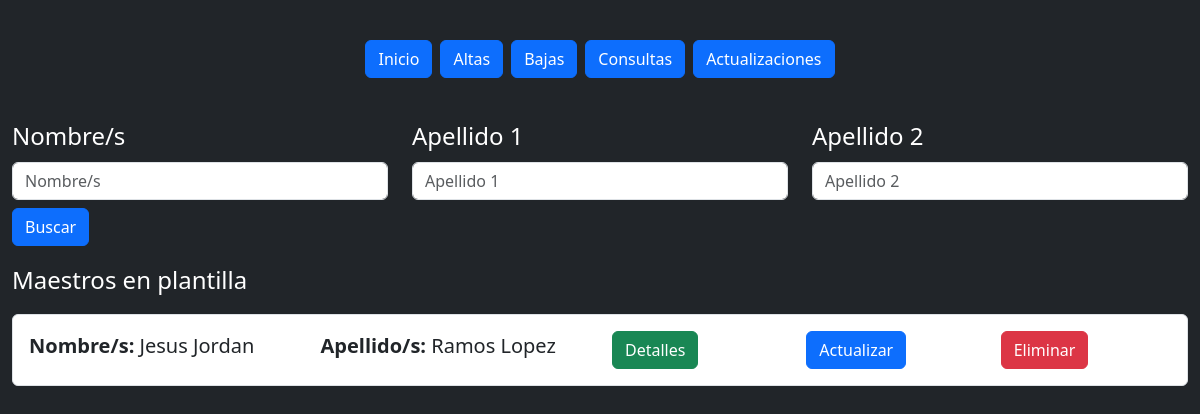
The page /Teachers/search on the database as committed earlier.
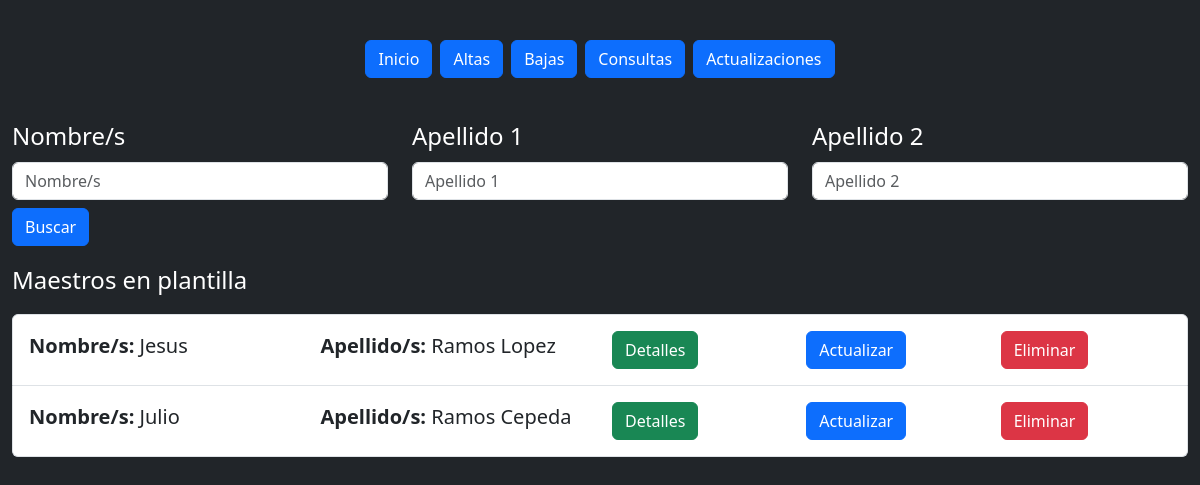
The same page on the database as committed later.
### Teachers/models.py (models this page shows, shortened)
class TeachersInfo(models.Model):
    class MaleOrFemale(models.TextChoices):
        MALE = "M", _("Masculino")
        FEMALE = "F", _("Femenino")
    class ContractType(models.TextChoices):
        FULL = "Full Time", _("Full time")
        PART = "Part Time", _("Part time")
    name = models.CharField(("Nombre/s"), max_length=100)
    lastname1 = models.CharField(("Apellido 1"), max_length=100)
    lastname2 = models.CharField(("Apellido 1"), max_length=100)
    age = models.PositiveIntegerField(("Edad"))
    maleOrFemale = models.CharField(('Sexo'), max_length=1, choices=MaleOrFemale)
    contractType = models.CharField(('Tipo de contrato'), max_length=100, choices=ContractType)

### Teachers/views.py (the view)
# urls.py: path("search",views.Search, name="search"),
def Search(request):
    if('search' in request.POST):
        if(request.POST['name_to_search']==None):
            name=" "
        else:
            name=request.POST['name_to_search']
        if(request.POST['lastname_to_search1']==None):
            lastname1=" "
        else:
            lastname1=request.POST['lastname_to_search1']
        if(request.POST['lastname_to_search2']==None):
            lastname2=" "
        else:
            lastname2=request.POST['lastname_to_search2']
        all_teachers = TeachersInfo.objects.filter(name__icontains=name).filter(
            lastname1__icontains=lastname1).filter(
                lastname2__icontains=lastname2)
    else:
        all_teachers = TeachersInfo.objects.all()
    return render(request,"Teachers/search.html",{"teachers_list": all_teachers})

### Teachers/templates/Teachers/search.html (shortened to what this page needs)
<!DOCTYPE html>
<html lang="en">
<head>
    <link href="https://cdn.jsdelivr.net/npm/bootstrap@5.3.2/dist/css/bootstrap.min.css" rel="stylesheet"
>
</head>
<body class="bg-dark">
    {%include "Teachers/navbar.html"%}
    <section class="container-fluid mb-3">
        <form action="{% url 'Teachers:search'%}" method="post">
            <fieldset class="row">
                <div class="col">
                    <label for="name_search" class="form-label text-white fs-4">Nombre/s</label>
                    <input type="text" class="form-control mb-2" id="name_search" name="name_to_search"
                        placeholder="Nombre/s">
                </div>
                <div class="col">
                    <label for="lastname_search1" class="form-label text-white fs-4">Apellido 1</label>
                    <input type="text" class="form-control mb-2" id="lastname_search1" name="lastname_to_search1"
                        placeholder="Apellido 1">
                </div>
                <div class="col">
                    <label for="lastname_search2" class="form-label text-white fs-4">Apellido 2</label>
                    <input type="text" class="form-control mb-2" id="lastname_search2" name="lastname_to_search2"
                        placeholder="Apellido 2">
                </div>
            </fieldset>
            <input type="submit" class="btn btn-primary" name="search" value="Buscar">
        </form>
    </section>
    <section class="container-fluid">
        <p class="text-white fs-4">Maestros en plantilla</p>
        {%if teachers_list %}
        <ul class="list-group">
            {% for teacher in teachers_list%}
            <li class="list-group-item">
                <div class="row mt-2">
                    <div class="col-lg-3">
                        <p class="fs-5">
                            <strong>Nombre/s: </strong>{{teacher.name}}
                        </p>
                    </div>
                    <div class="col-lg-3">
                        <p class="fs-5">
                            <strong>Apellido/s: </strong>{{teacher.lastname1}} {{teacher.lastname2}}
                        </p>
                    </div>
                    <div class="col-sm-2">
                        <a href="{% url 'Teachers:details' teacher.id%}" class="btn btn-success">Detalles</a>
                    </div>
                    <div class="col-sm-2">
                        <a href="{% url 'Teachers:updateInfo' teacher.id%}" class="btn btn-primary">Actualizar</a>
                    </div>
                    <div class="col-sm-2">
                        <form action="{% url 'Teachers:delete'%}" method="post">
                            <button type="submit" name="Delete" value="{{teacher.id}}" class="btn btn-danger">Eliminar</button>
                        </form>
                    </div>
                </div>
            </li>
            {% endfor%}
        </ul>
        {% else %}
        <p class="text-white fs-4">No hay maestros registrados</p>
        {% endif %}
    </section>
</body>
</html>

Rows that differ between the two databases and show on the page:
changed TeachersInfo "Lopez": name "Jesus Jordan" → "Jesus"
added TeachersInfo: name "Julio", lastname1 "Ramos", lastname2 "Cepeda", {{ teacher.id }} 22 (drawn)
